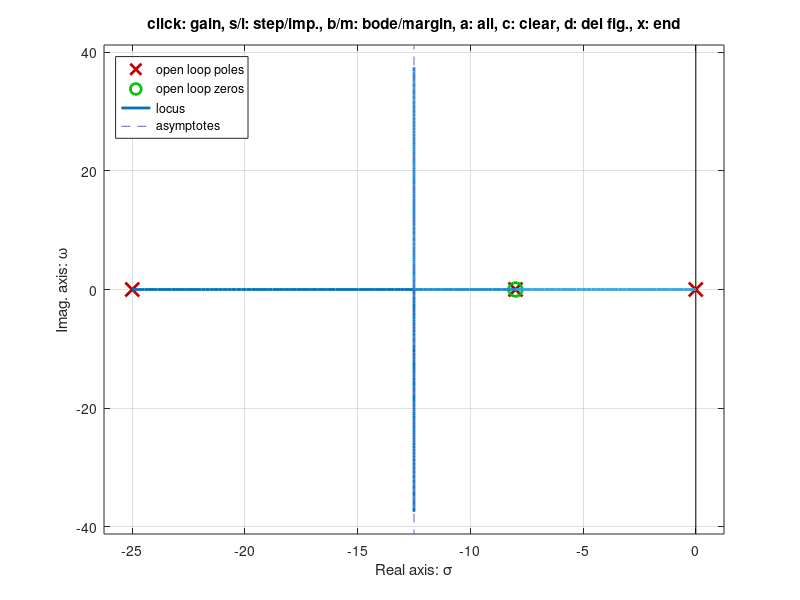

Reproduce this figure in MATLAB.
close all; clear all; history -c; clc;
pkg load control;

s = tf('s');
G3 = 125/(s^2 + 33*s + 200);
% Se añade un compensador PI para cancelar el polo dominante:
Ti = 1/8;
PI = (s + 1/Ti)/s;

% Para un sobrepasamiento máximo del 4% corresponde a un cierto valor de psita
% el cual se puede calcular a continuación:
psita = sqrt((log(0.04)^2)/(pi^2 + log(0.04)^2))     % psita = 0.7156
% Se verifica donde coinciden los valores de psita con el LdR mediante el rlocus
rlocus(minreal(PI*G3)); sgrid(psita, [20 40 60 80])

s1 = -12.5 + j*12.2;
G3PI = minreal(G3*PI);
Kp = 1/abs(125/(s1^2 + 25*s1))                       % Kp = 2.4407
% Verificamos este resultado mediante el rlocusx():
rlocusx(G3*PI)                                       % Kp = 2.44 aprox.
